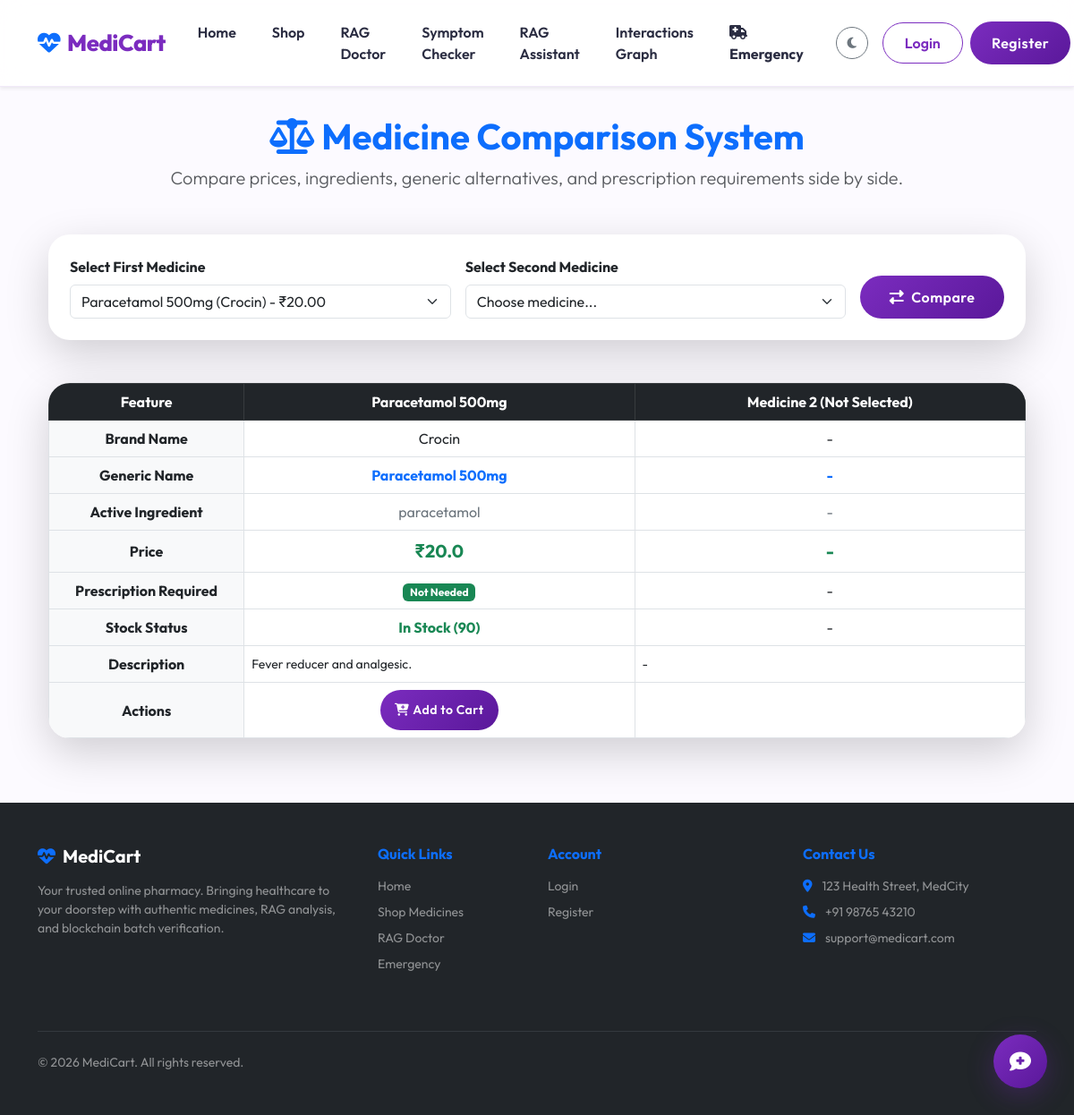
The app's page /compare/?id1=876 with its own data.
### store/models.py (models this page shows, shortened)
class Medicine(models.Model):
    category = models.ForeignKey(Category, on_delete=models.CASCADE)
    name = models.CharField(max_length=200)
    brand_name = models.CharField(max_length=200, blank=True)
    generic_name = models.CharField(max_length=200, blank=True, default="")
    active_ingredient = models.CharField(max_length=200, blank=True, default="")
    image = models.ImageField(upload_to='medicines/', blank=True, null=True)
    price = models.DecimalField(max_digits=10, decimal_places=2)
    original_price = models.DecimalField(max_digits=10, decimal_places=2, default=0.0) # Base price before dynamic pricing
    discount_percent = models.PositiveIntegerField(default=0)
    is_featured = models.BooleanField(default=False)
    rating = models.FloatField(default=4.0)
    review_count = models.PositiveIntegerField(default=0)
    medicine_type = models.CharField(max_length=20, default="tablet")
    stock = models.PositiveIntegerField(default=0)
    expiry_date = models.DateField()
    manufactured_date = models.DateField(default=datetime.date.today)
    batch_number = models.CharField(max_length=50, default="BATCH-001")
    warehouse_location = models.CharField(max_length=50, default="Row A / Shelf 1")
    demand_factor = models.FloatField(default=1.0)
    description = models.TextField()
    is_prescription_required = models.BooleanField(default=False)
    created_at = models.DateTimeField(auto_now_add=True)
    wishlist_users = models.ManyToManyField(settings.AUTH_USER_MODEL, related_name='wishlist_medicines', blank=True)

### store/views.py (the view)
# urls.py: path('compare/', views.compare_medicines, name='compare_medicines'),
def compare_medicines(request):
    med1 = None
    med2 = None
    if request.method == 'POST' or request.GET.get('id1'):
        id1 = request.POST.get('med1_id') or request.GET.get('id1')
        id2 = request.POST.get('med2_id') or request.GET.get('id2')
        if id1:
            med1 = get_object_or_404(Medicine, id=id1)
            med1.price = apply_dynamic_pricing(med1)
        if id2:
            med2 = get_object_or_404(Medicine, id=id2)
            med2.price = apply_dynamic_pricing(med2)
    all_medicines = Medicine.objects.all().order_by('name')
    return render(request, 'store/compare.html', {
        'med1': med1,
        'med2': med2,
        'all_medicines': all_medicines
    })

### store/views.py (called while the page is built)
def apply_dynamic_pricing(medicine):
    price = float(medicine.original_price)
    if medicine.stock > 0 and medicine.stock < 15:
        price *= 1.08
    if medicine.demand_factor > 1.2:
        price *= 1.10
    return round(price, 2)

### templates/store/compare.html (shortened to what this page needs)
{% extends 'base.html' %}
{% block content %}
<div class="container py-4">
    <div class="text-center mb-5">
        <h1 class="display-6 fw-bold text-primary"><i class="fas fa-balance-scale me-2"></i>Medicine Comparison System</h1>
        <p class="lead text-muted">Compare prices, ingredients, generic alternatives, and prescription requirements side by side.</p>
    </div>
    <div class="card border-0 shadow-lg mb-5">
        <div class="card-body p-4">
            <form method="post" class="row align-items-end g-3">
                <div class="col-md-5">
                    <label class="form-label fw-bold">Select First Medicine</label>
                    <select name="med1_id" class="form-select select2-enable">
                        {% for med in all_medicines %}
                        <option value="{{ med.id }}" {% if med1 and med1.id == med.id %}selected{% endif %}>{{ med.name }} ({{ med.brand_name }}) - ₹{{ med.price }}</option>
                        {% endfor %}
                    </select>
                </div>
                <div class="col-md-5">
                    <label class="form-label fw-bold">Select Second Medicine</label>
                    <select name="med2_id" class="form-select select2-enable">
                        <option value="">Choose medicine...</option>
                    </select>
                </div>
                <div class="col-md-2">
                    <button type="submit" class="btn btn-primary w-100 rounded-pill"><i class="fas fa-exchange-alt me-2"></i>Compare</button>
                </div>
            </form>
        </div>
    </div>
    {% if med1 or med2 %}
    <div class="row g-4 justify-content-center">
        <div class="col-12">
            <div class="card border-0 shadow-lg overflow-hidden">
                <div class="table-responsive">
                    <table class="table table-bordered align-middle text-center mb-0" style="min-width: 600px;">
                        <thead class="table-dark">
                            <tr>
                                <th style="width: 20%;">Feature</th>
                                <th style="width: 40%;">{% if med1 %}{{ med1.name }}{% else %}Medicine 1 (Not Selected){% endif %}</th>
                                <th style="width: 40%;">{% if med2 %}{{ med2.name }}{% else %}Medicine 2 (Not Selected){% endif %}</th>
                            </tr>
                        </thead>
                        <tbody>
                            <tr>
                                <td class="fw-bold bg-light">Brand Name</td>
                                <td>{{ med1.brand_name|default:"-" }}</td>
                                <td>{{ med2.brand_name|default:"-" }}</td>
                            </tr>
                            <tr>
                                <td class="fw-bold bg-light">Generic Name</td>
                                <td class="text-primary fw-bold">{{ med1.generic_name|default:"-" }}</td>
                                <td class="text-primary fw-bold">{{ med2.generic_name|default:"-" }}</td>
                            </tr>
                            <tr>
                                <td class="fw-bold bg-light">Active Ingredient</td>
                                <td class="text-secondary">{{ med1.active_ingredient|default:"-" }}</td>
                                <td class="text-secondary">{{ med2.active_ingredient|default:"-" }}</td>
                            </tr>
                            <tr>
                                <td class="fw-bold bg-light">Price</td>
                                <td class="fs-5 fw-bold text-success">{% if med1 %}₹{{ med1.price }}{% else %}-{% endif %}</td>
                                <td class="fs-5 fw-bold text-success">{% if med2 %}₹{{ med2.price }}{% else %}-{% endif %}</td>
                            </tr>
                            <tr>
                                <td class="fw-bold bg-light">Prescription Required</td>
                                <td>
                                    {% if med1 %}
                                        {% if med1.is_prescription_required %}
                                        <span class="badge bg-danger">Required</span>
                                        {% else %}
                                        <span class="badge bg-success">Not Needed</span>
                                        {% endif %}
                                    {% else %}
                                        -
                                    {% endif %}
                                </td>
                                <td>
                                    {% if med2 %}
                                        {% if med2.is_prescription_required %}
                                        <span class="badge bg-danger">Required</span>
                                        {% else %}
                                        <span class="badge bg-success">Not Needed</span>
                                        {% endif %}
                                    {% else %}
                                        -
                                    {% endif %}
                                </td>
                            </tr>
                            <tr>
                                <td class="fw-bold bg-light">Stock Status</td>
                                <td>
                                    {% if med1 %}
                                        {% if med1.stock > 0 %}
                                        <span class="text-success fw-bold">In Stock ({{ med1.stock }})</span>
                                        {% else %}
                                        <span class="text-danger fw-bold">Out of Stock</span>
                                        {% endif %}
                                    {% else %}
                                        -
                                    {% endif %}
                                </td>
                                <td>
                                    {% if med2 %}
                                        {% if med2.stock > 0 %}
                                        <span class="text-success fw-bold">In Stock ({{ med2.stock }})</span>
                                        {% else %}
                                        <span class="text-danger fw-bold">Out of Stock</span>
                                        {% endif %}
                                    {% else %}
                                        -
                                    {% endif %}
                                </td>
                            </tr>
                            <tr>
                                <td class="fw-bold bg-light">Description</td>
                                <td class="small text-start">{% if med1 %}{{ med1.description }}{% else %}-{% endif %}</td>
                                <td class="small text-start">{% if med2 %}{{ med2.description }}{% else %}-{% endif %}</td>
                            </tr>
                            <tr>
                                <td class="fw-bold bg-light">Actions</td>
                                <td>
                                    {% if med1 %}
                                    <form action="{% url 'add_to_cart' med1.pk %}" method="post" class="d-inline">
                                        <button type="submit" class="btn btn-sm btn-primary rounded-pill px-3" {% if med1.stock == 0 %}disabled{% endif %}>
                                            <i class="fas fa-cart-plus me-1"></i>Add to Cart
                                        </button>
                                    </form>
                                    {% endif %}
                                </td>
                                <td>
                                </td>
                            </tr>
                        </tbody>
                    </table>
                </div>
            </div>
        </div>
    </div>
    {% endif %}
</div>
{% endblock %}

### static/css/style.css (style rules this page uses)
:root { --primary-color: #7b2cbf; --primary-glow: rgba(123, 44, 191, 0.4); --secondary-color: #5a189a; --accent-color: #e0aaff; --success-color: #38b000; --dark-bg: #120024; --light-bg: #fcfaff; --card-bg: #ffffff; --text-dark: #2b2d42; --text-light: #f8f9fa; --text-muted: #6c757d; --card-shadow: 0 12px 24px rgba(123, 44, 191, 0.08); --hover-shadow: 0 16px 36px rgba(123, 44, 191, 0.16); --nav-bg: rgba(255, 255, 255, 0.85); --border-color: rgba(123, 44, 191, 0.1); }
body { font-family: 'Outfit', 'Inter', sans-serif; background-color: var(--light-bg); color: var(--text-dark); transition: background-color 0.4s ease, color 0.4s ease; }
.btn-primary { background: linear-gradient(135deg, var(--primary-color), var(--secondary-color)); border: none; border-radius: 50px; padding: 12px 30px; font-weight: 600; letter-spacing: 0.5px; transition: all 0.3s cubic-bezier(0.175, 0.885, 0.32, 1.275); }
.card { border: 1px solid var(--border-color); border-radius: 24px; background: var(--card-bg); box-shadow: var(--card-shadow); transition: all 0.4s cubic-bezier(0.175, 0.885, 0.32, 1.275); overflow: hidden; }

### records on screen
Medicine: name "Paracetamol 500mg", brand_name "Crocin", generic_name "Paracetamol 500mg", active_ingredient "paracetamol", price "20.0", stock "90", description "Fever reducer and analgesic."

### other values on screen
{{ med2.brand_name|default:"-" }} "-"
{{ med2.generic_name|default:"-" }} "-"
{{ med2.active_ingredient|default:"-" }} "-"
form field med1_id "Paracetamol 500mg (Crocin) - ₹20.00"
